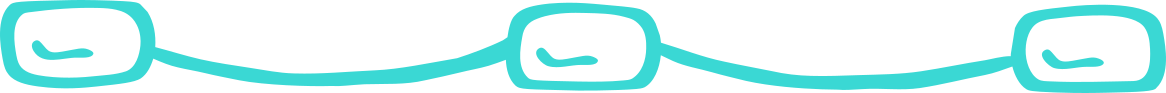
#> input picture Josie-David_CenterLaneSwim/Old/3 LANE ROPE OUTLINE.png, 1166 x 93 px, found by its file name
$ python find-rope-y.py
#> lines starting #> are read from the running program, lines starting #| are printed output that depends on the picture
from PIL import Image
import numpy as np

img = Image.open(r'f:/GitHub/Websites/Josie-David_CenterLaneSwim/3 LANE ROPE OUTLINE.png').convert('RGBA')
#> img is the input picture: PIL image 1166x93 RGBA; mean R, G, B, A 204.3, 245, 244, 60.4
arr = np.array(img)
h, w = arr.shape[:2]
#> h = 93; w = 1166
alpha = arr[:, :, 3]
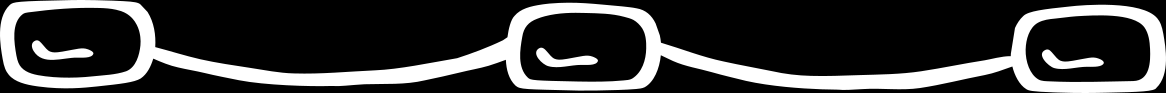
#> alpha: shape (93, 1166); min 0, max 255, mean 60.4

# Buoy centers found at x ~= 77, 582, 1088
# Inter-buoy regions: x in [143..515] (between buoy 1 right edge and buoy 2 left edge)
#                     x in [657..1014] (between buoy 2 right edge and buoy 3 left edge)
# In these regions only the rope is inked; find the centroid Y of inked pixels per column.

def rope_y_at(x):
    col = alpha[:, x] > 50
    if col.sum() == 0:
        return None
    ys = np.where(col)[0]
    return float(ys.mean())

# Print Y of rope across both inter-buoy regions for symmetry check
print("=== Region between buoy 1 and 2 (x=143..515) ===")
for x in range(150, 515, 30):
    y = rope_y_at(x)
    print(f"  x={x}: rope_y={y}")
#> this loop made 13 passes
#> (ys in rope_y_at, y) on passes 2 to 9: ([54, 55, 56, 57, 58, 59, 60, 61, 62, 63, 64, 65, 66, 67], 60.5), ([61, 62, 63, 64, 65, 66, 67, 68, 69, 70, 71, 72, 73, 74], 67.5), ([66, 67, 68, 69, 70, 71, 72, 73, 74, 75, 76, 77, 78, 79, 80], 73), ([71, 72, 73, 74, 75, 76, 77, 78, 79, 80, 81, 82, 83], 77), ([73, 74, 75, 76, 77, 78, 79, 80, 81, 82, 83, 84, 85], 79), ([73, 74, 75, 76, 77, 78, 79, 80, 81, 82, 83, 84, 85], 79), ([71, 72, 73, 74, 75, 76, 77, 78, 79, 80, 81, 82, 83, 84], 77.5), ([69, 70, 71, 72, 73, 74, 75, 76, 77, 78, 79, 80, 81, 82, 83], 76)
#> y on passes 1, 10, 11, 12, 13: 41.5, 72, 66.5, 58.5, 50.5
#|   x=150: rope_y=41.5
#|   x=180: rope_y=60.5
#|   x=210: rope_y=67.5
#|   x=240: rope_y=73.0
#|   x=270: rope_y=77.0
#|   x=300: rope_y=79.0
#|   x=330: rope_y=79.0
#|   x=360: rope_y=77.5
#> (further printed lines are left out)

print()
print("=== Region between buoy 2 and 3 (x=657..1014) ===")
for x in range(660, 1014, 30):
    y = rope_y_at(x)
    print(f"  x={x}: rope_y={y}")
#> this loop made 12 passes
#> (ys in rope_y_at, y) on passes 2, 3, 4, 5, 6, 7, 8, 12: ([52, 53, 54, 55, 56, 57, 58, 59, 60, 61, 62, 63, 64, 65, 66], 59), ([60, 61, 62, 63, 64, 65, 66, 67, 68, 69, 70, 71, 72, 73, 74], 67), ([67, 68, 69, 70, 71, 72, 73, 74, 75, 76, 77, 78, 79, 80, 81], 74), ([73, 74, 75, 76, 77, 78, 79, 80, 81, 82, 83, 84, 85, 86], 79.5), ([76, 77, 78, 79, 80, 81, 82, 83, 84, 85, 86, 87, 88], 82), ([75, 76, 77, 78, 79, 80, 81, 82, 83, 84, 85, 86, 87, 88, 89], 82), ([74, 75, 76, 77, 78, 79, 80, 81, 82, 83, 84, 85, 86, 87, 88], 81), ([59, 60, 61, 62, 63, 64, 65, 66, 67, 68, 69, 70, 71, 72, 73], 66)
#> y on passes 1, 9, 10, 11: 48, 81, 77.5, 71.5
#|   x=660: rope_y=48.0
#|   x=690: rope_y=59.0
#|   x=720: rope_y=67.0
#|   x=750: rope_y=74.0
#|   x=780: rope_y=79.5
#|   x=810: rope_y=82.0
#|   x=840: rope_y=82.0
#|   x=870: rope_y=81.0
#> (further printed lines are left out)

# We want a single-buoy tile centered on buoy 2 (x=582).
# Tile width should equal the buoy-to-buoy spacing in the source: ~505px.
# So tile spans x = 582 - 252 = 330  to  x = 582 + 253 = 835
# Check that rope_y at x=330 (left edge) equals rope_y at x=835 (right edge).
print()
print("=== Tile boundary candidates ===")
for left, right in [(329, 835), (300, 864), (350, 814), (250, 914)]:
    yl = rope_y_at(left)
    yr = rope_y_at(right)
    print(f"  L={left} (y={yl}), R={right} (y={yr}), diff={yr-yl if yl and yr else 'N/A'}, width={right-left}")
#> this loop made 4 passes
#> (yl, yr) on passes 1 to 4: (79, 82.5), (79, 81.5), (78, 82), (74.5, 80)
#|   L=329 (y=79.0), R=835 (y=82.5), diff=3.5, width=506
#|   L=300 (y=79.0), R=864 (y=81.5), diff=2.5, width=564
#|   L=350 (y=78.0), R=814 (y=82.0), diff=4.0, width=464
#|   L=250 (y=74.5), R=914 (y=80.0), diff=5.5, width=664
